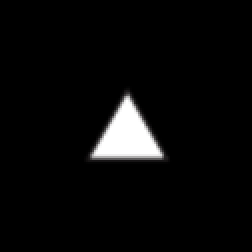
#> input picture triangle.jpg, 126 x 126 px, given in place of triangle.png, which was not available (shown 2 times larger)
$ jupyter execute --allow-errors Intensity_Analysis_Triangle.ipynb   (older library calls are emulated)
#> lines starting #> are read from the running program, lines starting #| are printed output that depends on the picture; pictures that were not available may be replaced by others from this repository, and a replacement may not be noted
[cell 1]
import cv2
import numpy as np
import matplotlib.pyplot as plt

# Load your image
image_path = './triangle.png'
image = cv2.imread(image_path)
#> image is the input picture: shape (126, 126, 3); mean B, G, R 9.9, 9.9, 10

# Convert to grayscale
gray_image = cv2.cvtColor(image, cv2.COLOR_BGR2GRAY)[1500:3000, 1500:3000]
#> gray_image = empty array

# Get the image dimensions
(height, width) = gray_image.shape[:2]
#> height = 0; width = 0

# Calculate the center of the image
center = (width // 2, height // 2)
#> center = (0, 0)

# Calculate the rotation matrix
rotation_matrix = cv2.getRotationMatrix2D(center, 45, 1.0)
#> rotation_matrix = [[0.707, 0.707, 0], [-0.707, 0.707, 0]]

# Perform the rotation
#> (the rest of this cell did not finish here and is left out)

[cell 2]
# Find the position of the brightest point
min_val, max_val, min_loc, max_loc = cv2.minMaxLoc(gray_image)
#> min_val = 0; max_val = 0; min_loc = (-1, -1); max_loc = (-1, -1)

# max_loc contains the (x, y) of the brightest point
brightest_x, brightest_y = max_loc
#> brightest_x = -1; brightest_y = -1
brightest_x -= 3
#> brightest_x = -4
brightest_y+=4
#> brightest_y = 3

[cell 3]
# # Define ROI coordinates (x, y, width, height)
# x, y, w, h = 2000, 2500, 1000, 1000  # Modify these values based on your image
# roi = gray_image[y:y+h, x:x+w]

# Define the size of your ROI
roi_width, roi_height = 500, 500  # Change this to your desired ROI size

# Calculate the top left corner of the ROI so that the brightest point is at the center
start_x = max(brightest_x - roi_width // 2, 0)
#> start_x = 0
start_y = max(brightest_y - roi_height // 2, 0)
#> start_y = 0

# Ensure the ROI does not go out of the image boundaries
end_x = min(start_x + roi_width, gray_image.shape[1])
#> end_x = 0
end_y = min(start_y + roi_height, gray_image.shape[0])
#> end_y = 0

# Adjust start_x and start_y if the ROI is out of bounds
start_x = max(end_x - roi_width, 0)
start_y = max(end_y - roi_height, 0)

# Extract the ROI
roi = gray_image[start_y:end_y, start_x:end_x]
#> roi = empty array

[cell 4]
# Visualize the 2D intensity profile using a black and white colormap
plt.figure(figsize=(10, 8))  # Adjust size based on your display preferences
plt.imshow(gray_image, cmap='gray', interpolation='nearest')
plt.colorbar()  # Adds a color bar to help interpret the intensity values
plt.title('2D Intensity Profile of the Entire Grayscale Image')
plt.xlabel('X position')
plt.ylabel('Y position')
plt.show()
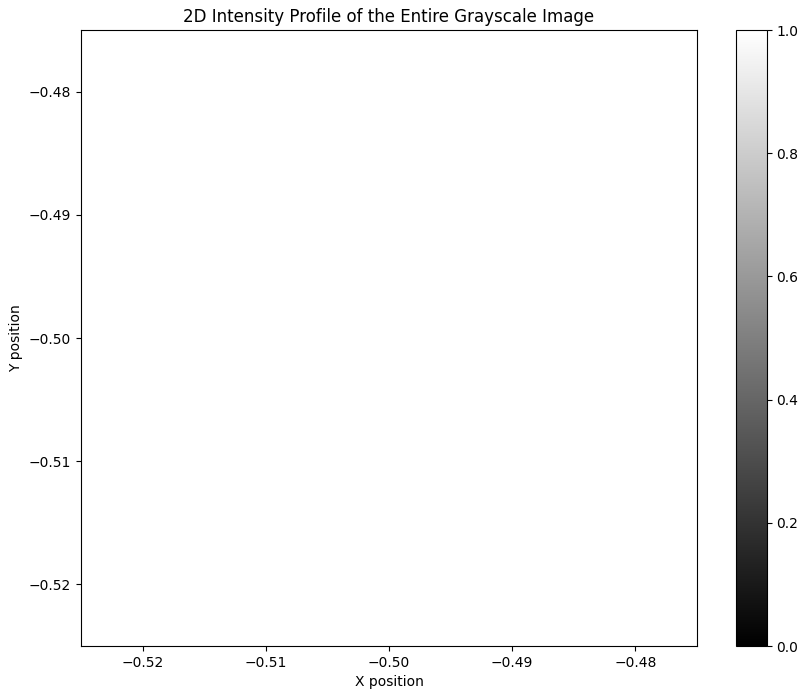
#> figure drawn by matplotlib, 2 panels

[cell 5]
plt.figure(figsize=(8, 6))
plt.imshow(roi, cmap='gray', interpolation='nearest')
plt.colorbar()
plt.scatter(roi_width // 2, roi_height // 2, c='red', s=30)  # Mark the brightest point
plt.title('ROI Centered at the Brightest Point')
plt.xlabel('X position')
plt.ylabel('Y position')
plt.show()
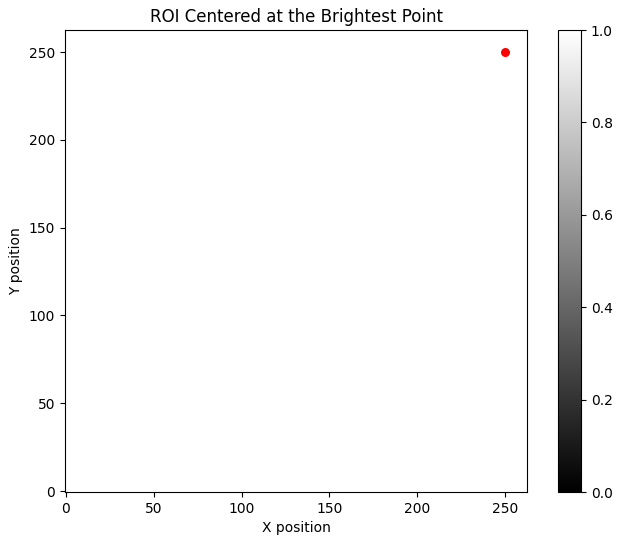
#> figure drawn by matplotlib, 2 panels

#> (a cell that did not finish here is left out)

[cell 7]
import cv2
import numpy as np
import matplotlib.pyplot as plt

# Load your image
diffraction_image_path = '../triangle_diffraction.jpg'
diffraction_image = cv2.imread(diffraction_image_path)
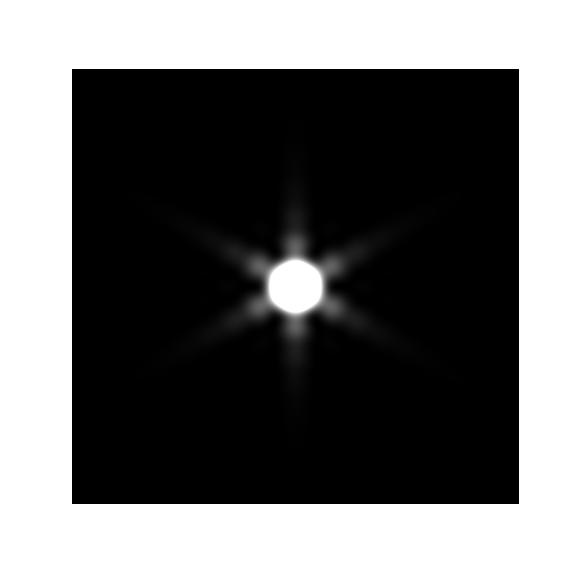
#> input picture triangle_diffraction.jpg, 576 x 576 px
#> diffraction_image is the input picture: shape (576, 576, 3); min 0, max 255, mean 109

# Convert to grayscale
gray_diffraction_image= cv2.cvtColor(diffraction_image, cv2.COLOR_BGR2GRAY)

[cell 8]
plt.figure(figsize=(8, 6))
plt.imshow(gray_diffraction_image, cmap='gray', interpolation='nearest')
plt.colorbar()
plt.title('ROI Centered at the Brightest Point')
plt.xlabel('X position')
plt.ylabel('Y position')
plt.show()
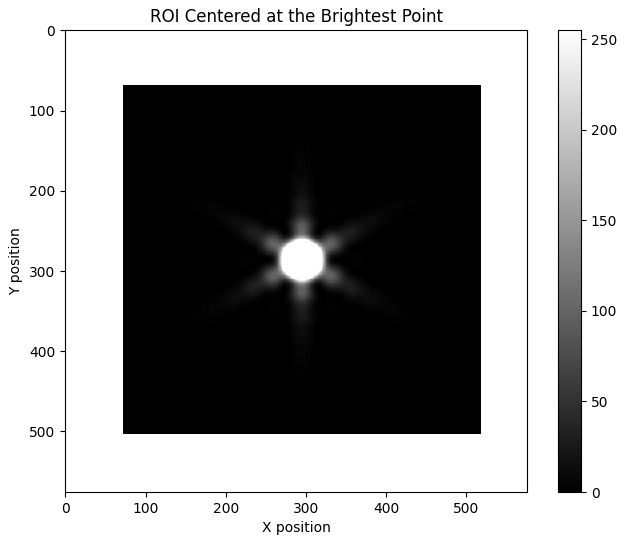
#> figure drawn by matplotlib, 2 panels
